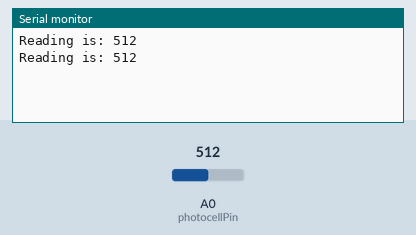
The sketch below on a simulated Arduino Uno, built with avr-gcc and run on an emulated ATmega328P. On the bench: the last lines printed to the serial monitor. The test bench sets the inputs (shaded band); at power-on: A0 (photocellPin) = 512.

Above: at 3.8 s.
3.9 s: A0 (photocellPin) set to 716
At 7.3 s:
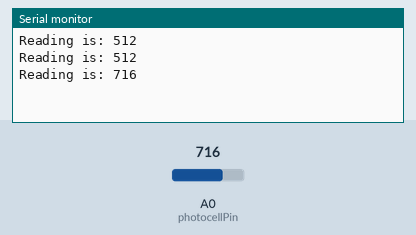
7.8 s: A0 (photocellPin) set to 900
At 9.6 s:
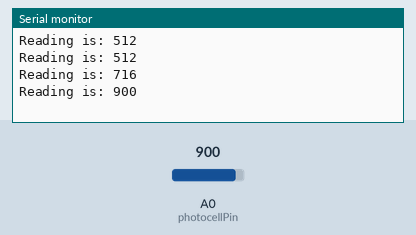
Timing chart, 0 to 11.1 s (numbered marks = the images above; inputs shaded):
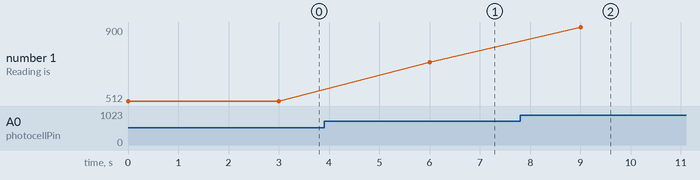

The sketch:

test_ReadPhotocell.ino
```cpp
int photocellPin = 0;
int analogReading;

void setup() {
  Serial.begin(9600);
}

void loop() {
  analogReading = analogRead(photocellPin);
  Serial.print("Reading is: ");
  Serial.println(analogReading);
  delay(3000);

}
```

Measured:
- after the input at 3.9 s, the serial monitor: prints a new line after 2.1 s (image 1)
- after the input at 7.8 s, the serial monitor: prints a new line after 1.2 s (image 2)
- plotted number 1: 512 → 716 after the input at 3.9 s, 716 → 900 after the input at 7.8 s
